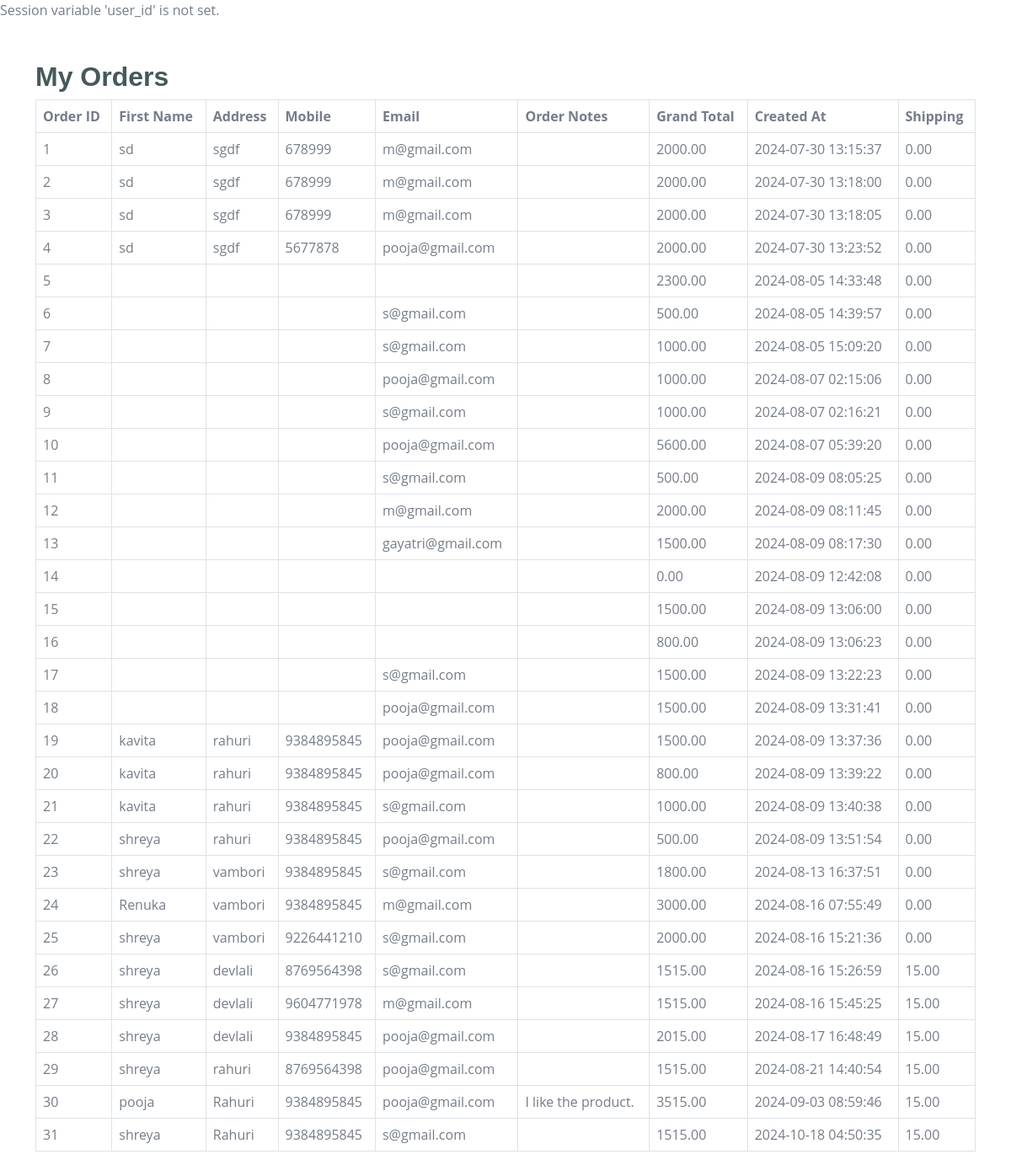
/orders.php, run on the app's committed database.
### tables this page shows
CREATE TABLE `orders` (
  `id` int(11) NOT NULL,
  `first_name` varchar(255) DEFAULT NULL,
  `address` varchar(255) DEFAULT NULL,
  `mobile` varchar(255) DEFAULT NULL,
  `email` varchar(255) DEFAULT NULL,
  `order_notes` text DEFAULT NULL,
  `grand_total` decimal(10,2) DEFAULT NULL,
  `created_at` timestamp NOT NULL DEFAULT current_timestamp(),
  `shipping` decimal(10,2) DEFAULT NULL
);

### orders.php (the view, shortened to what this page needs)
<?php
$servername = "localhost";
$username = "root";
$password = "";
$dbname = "artisian";
$conn = new mysqli($servername, $username, $password, $dbname);
$sql = "SELECT * FROM orders";
$result = $conn->query($sql);
if ($conn->error) {
    echo "Error: " . $conn->error;
} else {
    if ($result->num_rows > 0): ?>
        <!DOCTYPE html>
        <html>
        <head>
            <link rel="stylesheet" href="path/to/bootstrap.min.css">
        </head>
        <body>
            <div class="container mt-5">
                <h2>My Orders</h2>
                <table class="table table-bordered">
                    <thead>
                        <tr>
                            <th>Order ID</th>
                            <th>First Name</th>
                            <th>Address</th>
                            <th>Mobile</th>
                            <th>Email</th>
                            <th>Order Notes</th>
                            <th>Grand Total</th>
                            <th>Created At</th>
                            <th>Shipping</th>
                        </tr>
                    </thead>
                    <tbody>
                        <?php while ($row = $result->fetch_assoc()): ?>
                            <tr>
                                <td><?php echo htmlspecialchars($row['id']); ?></td>
                                <td><?php echo htmlspecialchars($row['first_name']); ?></td>
                                <td><?php echo htmlspecialchars($row['address']); ?></td>
                                <td><?php echo htmlspecialchars($row['mobile']); ?></td>
                                <td><?php echo htmlspecialchars($row['email']); ?></td>
                                <td><?php echo htmlspecialchars($row['order_notes']); ?></td>
                                <td><?php echo htmlspecialchars($row['grand_total']); ?></td>
                                <td><?php echo htmlspecialchars($row['created_at']); ?></td>
                                <td><?php echo htmlspecialchars($row['shipping']); ?></td>
                            </tr>
                        <?php endwhile; ?>
                    </tbody>
                </table>
            </div>
        </body>
        </html>
    <?php else: ?>
        <p>No orders found.</p>
    <?php endif;
}
?>

### data on the page
orders: id "1", first_name "sd", address "sgdf", mobile "678999", email "m@gmail.com", grand_total "2000.00", created_at "2024-07-30 13:15:37", shipping "0.00"
orders: id "2", first_name "sd", address "sgdf", mobile "678999", email "m@gmail.com", grand_total "2000.00", created_at "2024-07-30 13:18:00", shipping "0.00"
orders: id "3", first_name "sd", address "sgdf", mobile "678999", email "m@gmail.com", grand_total "2000.00", created_at "2024-07-30 13:18:05", shipping "0.00"
orders: id "4", first_name "sd", address "sgdf", mobile "5677878", email "pooja@gmail.com", grand_total "2000.00", created_at "2024-07-30 13:23:52", shipping "0.00"
orders: id "5", grand_total "2300.00", created_at "2024-08-05 14:33:48", shipping "0.00"
orders: id "6", email "s@gmail.com", grand_total "500.00", created_at "2024-08-05 14:39:57", shipping "0.00"
orders: id "7", email "s@gmail.com", grand_total "1000.00", created_at "2024-08-05 15:09:20", shipping "0.00"
orders: id "8", email "pooja@gmail.com", grand_total "1000.00", created_at "2024-08-07 02:15:06", shipping "0.00"
orders: id "9", email "s@gmail.com", grand_total "1000.00", created_at "2024-08-07 02:16:21", shipping "0.00"
orders: id "10", email "pooja@gmail.com", grand_total "5600.00", created_at "2024-08-07 05:39:20", shipping "0.00"
orders: id "11", email "s@gmail.com", grand_total "500.00", created_at "2024-08-09 08:05:25", shipping "0.00"
orders: id "12", email "m@gmail.com", grand_total "2000.00", created_at "2024-08-09 08:11:45", shipping "0.00"
orders: id "13", email "gayatri@gmail.com", grand_total "1500.00", created_at "2024-08-09 08:17:30", shipping "0.00"
orders: id "14", grand_total "0.00", created_at "2024-08-09 12:42:08", shipping "0.00"
orders: id "15", grand_total "1500.00", created_at "2024-08-09 13:06:00", shipping "0.00"
orders: id "16", grand_total "800.00", created_at "2024-08-09 13:06:23", shipping "0.00"
orders: id "17", email "s@gmail.com", grand_total "1500.00", created_at "2024-08-09 13:22:23", shipping "0.00"
orders: id "18", email "pooja@gmail.com", grand_total "1500.00", created_at "2024-08-09 13:31:41", shipping "0.00"
orders: id "19", first_name "kavita", address "rahuri", mobile "9384895845", email "pooja@gmail.com", grand_total "1500.00", created_at "2024-08-09 13:37:36", shipping "0.00"
orders: id "20", first_name "kavita", address "rahuri", mobile "9384895845", email "pooja@gmail.com", grand_total "800.00", created_at "2024-08-09 13:39:22", shipping "0.00"
orders: id "21", first_name "kavita", address "rahuri", mobile "9384895845", email "s@gmail.com", grand_total "1000.00", created_at "2024-08-09 13:40:38", shipping "0.00"
orders: id "22", first_name "shreya", address "rahuri", mobile "9384895845", email "pooja@gmail.com", grand_total "500.00", created_at "2024-08-09 13:51:54", shipping "0.00"
orders: id "23", first_name "shreya", address "vambori", mobile "9384895845", email "s@gmail.com", grand_total "1800.00", created_at "2024-08-13 16:37:51", shipping "0.00"
orders: id "24", first_name "Renuka", address "vambori", mobile "9384895845", email "m@gmail.com", grand_total "3000.00", created_at "2024-08-16 07:55:49", shipping "0.00"
orders: id "25", first_name "shreya", address "vambori", mobile "9226441210", email "s@gmail.com", grand_total "2000.00", created_at "2024-08-16 15:21:36", shipping "0.00"
orders: id "26", first_name "shreya", address "devlali", mobile "8769564398", email "s@gmail.com", grand_total "1515.00", created_at "2024-08-16 15:26:59", shipping "15.00"
orders: id "27", first_name "shreya", address "devlali", mobile "9604771978", email "m@gmail.com", grand_total "1515.00", created_at "2024-08-16 15:45:25", shipping "15.00"
orders: id "28", first_name "shreya", address "devlali", mobile "9384895845", email "pooja@gmail.com", grand_total "2015.00", created_at "2024-08-17 16:48:49", shipping "15.00"
orders: id "29", first_name "shreya", address "rahuri", mobile "8769564398", email "pooja@gmail.com", grand_total "1515.00", created_at "2024-08-21 14:40:54", shipping "15.00"
orders: id "30", first_name "pooja", address "Rahuri", mobile "9384895845", email "pooja@gmail.com", order_notes "I like the product.", grand_total "3515.00", created_at "2024-09-03 08:59:46", shipping "15.00"
orders: id "31", first_name "shreya", address "Rahuri", mobile "9384895845", email "s@gmail.com", grand_total "1515.00", created_at "2024-10-18 04:50:35", shipping "15.00"
